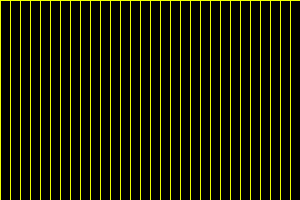
Frame 1 (no input)
Frame 60 (the mouse pressed at the canvas centre just before this capture): identical to frame 1, image omitted
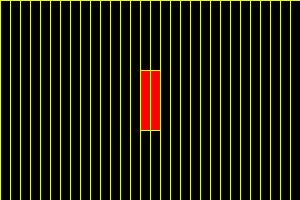
Frame 120 (the mouse held since frame 60 and released just before this capture)

The Processing sketch that drew these frames (run headless with seeded random() and noise(); from frame 60 on, the mouse is pressed at the canvas centre):

// Processing sketch: processing_80040
// ── processing_80040.pde


//Creado por Oscar Martinez

//Clicar sobre cualquier rectangulo

void setup(){
  size(300, 200);
  stroke(237,255,3);
}
void draw(){
  smooth();
  
  int i=0;
  
  while (i <=290){    //creacion de los rectangulos con while
    fill(0);
    rect(i, 0, 10, 200);
    i+=10;
  
  }
  
  /*al presionar sobre uno de los rectangulos se transforma
    en rojo y tambien el rectangulo espejo*/
    
  if(mousePressed&&mouseX>=0&&mouseX<=10||mousePressed&&mouseX>=291&&mouseX<=300){
    fill(255,0,0);
    rect(0,0,10,200);
    rect(290,0,10,200);
  }
    if(mousePressed&&mouseX>=11&&mouseX<=20||mousePressed&&mouseX>=281&&mouseX<=290){
    fill(255,0,0);
    rect(10,5,10,190);
    rect(280,5,10,190);
  }
    if(mousePressed&&mouseX>=21&&mouseX<=30||mousePressed&&mouseX>=271&&mouseX<=280){
    fill(255,0,0);
    rect(20,10,10,180);
    rect(270,10,10,180);
  }
    if(mousePressed&&mouseX>=31&&mouseX<=40||mousePressed&&mouseX>=261&&mouseX<=270){
    fill(255,0,0);
    rect(30,15,10,170);
    rect(260,15,10,170);
  }
    if(mousePressed&&mouseX>=41&&mouseX<=50||mousePressed&&mouseX>=251&&mouseX<=260){
    fill(255,0,0);
    rect(40,20,10,160);
    rect(250,20,10,160);
  }
    if(mousePressed&&mouseX>=51&&mouseX<=60||mousePressed&&mouseX>=241&&mouseX<=250){
    fill(255,0,0);
    rect(50,25,10,150);
    rect(240,25,10,150);
  }
    if(mousePressed&&mouseX>=61&&mouseX<=70||mousePressed&&mouseX>=231&&mouseX<=240){
    fill(255,0,0);
    rect(60,30,10,140);
    rect(230,30,10,140);
  }
    if(mousePressed&&mouseX>=71&&mouseX<=80||mousePressed&&mouseX>221&&mouseX<=230){
    fill(255,0,0);
    rect(70,35,10,130);
    rect(220,35,10,130);
  }
  if(mousePressed&&mouseX>=81&&mouseX<=90||mousePressed&&mouseX>=211&&mouseX<=220){
    fill(255,0,0);
    rect(80,40,10,120);
    rect(210,40,10,120);
  }
    if(mousePressed&&mouseX>=91&&mouseX<=100||mousePressed&&mouseX>=201&&mouseX<=210){
    fill(255,0,0);
    rect(90,45,10,110);
    rect(200,45,10,110);
  }
    if(mousePressed&&mouseX>=101&&mouseX<=110||mousePressed&&mouseX>=191&&mouseX<=200){
    fill(255,0,0);
    rect(100,50,10,100);
    rect(190,50,10,100);
  }
    if(mousePressed&&mouseX>=111&&mouseX<=120||mousePressed&&mouseX>=181&&mouseX<=190){
    fill(255,0,0);
    rect(110,55,10,90);
    rect(180,55,10,90);
  }
    if(mousePressed&&mouseX>=121&&mouseX<=130||mousePressed&&mouseX>=171&&mouseX<=180){
    fill(255,0,0);
    rect(120,60,10,80);
    rect(170,60,10,80);
  }
    if(mousePressed&&mouseX>=131&&mouseX<=140||mousePressed&&mouseX>=161&&mouseX<=170){
    fill(255,0,0);
    rect(130,65,10,70);
    rect(160,65,10,70);
  }
    if(mousePressed&&mouseX>141&&mouseX<=150||mousePressed&&mouseX>=151&&mouseX<=160){
    fill(255,0,0);
    rect(140,70,10,60);
    rect(150,70,10,60);
  }  
 }
  
